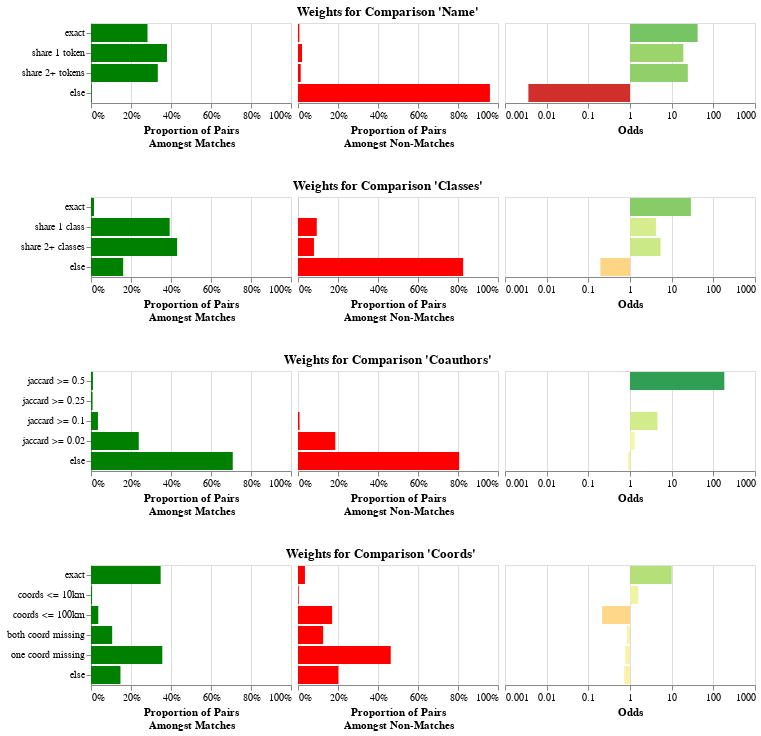

Notebook source saved alongside this figure:
### Markdown cell above
The result above is the blocked table, with a column added for every `Comparison`.
The value of each column is the level that the record pair matched at.
For example, there is now a "Name" column,
filled with values like "exact", "share 1 token", etc.

Now that we have our features, we can use the Fellegi-Sunter model to train weights
for each of these features. This is a probabilistic model that is based on the concept
of odds. When you see an exact match on name, that increases the odds of a match
by some amount, maybe 10x. When you see a non-match on name, that decreases the odds
of a match by some amount, maybe 0.1x. We can either train this from labeled data,
or we can use unlabeled data using an algorithm called "Expectation Maximization".

### Code cell
from mismo.fs import train_comparisons_using_em  # noqa: E402

weights = train_comparisons_using_em(
    comparisons, featured, featured, max_pairs=100_000, seed=42
)
# Can save and load weights
# weights.to_json("weights.json")
# weights = ComparisonWeights.from_json("weights.json")
weights.plot()

### Figure 1 — Vega-Lite specification as saved in the notebook (floating-point values rounded to 4 significant figures)
{"config": {"view": {"continuousWidth": 300, "continuousHeight": 300}}, "vconcat": [{"hconcat": [{"data": {"name": "data-caa23792cc7828886a064b471ae5b29d"}, "mark": {"type": "bar"}, "encoding": {"color": {"value": "green"}, "tooltip": [{"field": "level", "title": "Level", "type": "nominal"}, {"field": "m", "format": "%", "title": "Proportion Amongst Matching Pairs", "type": "quantitative"}, {"field": "u", "format": "%", "title": "Proportion Amongst Non-Matching Pairs", "type": "quantitative"}, {"field": "odds", "format": "f", "title": "Odds", "type": "quantitative"}, {"field": "explanation", "title": "Explanation", "type": "nominal"}], "x": {"axis": {"format": "%"}, "field": "m", "scale": {"domain": [0, 1]}, "title": ["Proportion of Pairs", "Amongst Matches"], "type": "quantitative"}, "y": {"axis": {}, "field": "level", "sort": {"field": "level_order"}, "title": null, "type": "nominal"}}, "name": "view_2", "width": 200}, {"data": {"name": "data-caa23792cc7828886a064b471ae5b29d"}, "mark": {"type": "bar"}, "encoding": {"color": {"value": "red"}, "tooltip": [{"field": "level", "title": "Level", "type": "nominal"}, {"field": "m", "format": "%", "title": "Proportion Amongst Matching Pairs", "type": "quantitative"}, {"field": "u", "format": "%", "title": "Proportion Amongst Non-Matching Pairs", "type": "quantitative"}, {"field": "odds", "format": "f", "title": "Odds", "type": "quantitative"}, {"field": "explanation", "title": "Explanation", "type": "nominal"}], "x": {"axis": {"format": "%"}, "field": "u", "scale": {"domain": [0, 1]}, "title": ["Proportion of Pairs", "Amongst Non-Matches"], "type": "quantitative"}, "y": {"axis": null, "field": "level", "sort": {"field": "level_order"}, "title": null, "type": "nominal"}}, "name": "view_3", "width": 200}, {"data": {"name": "data-caa23792cc7828886a064b471ae5b29d"}, "mark": {"type": "bar"}, "encoding": {"color": {"field": "log_odds", "legend": null, "scale": {"domainMax": 3, "domainMid": 0, "domainMin": -3, "scheme": "redyellowgreen"}, "title": "Log Odds", "type": "quantitative"}, "tooltip": [{"field": "level", "title": "Level", "type": "nominal"}, {"field": "m", "format": "%", "title": "Proportion Amongst Matching Pairs", "type": "quantitative"}, {"field": "u", "format": "%", "title": "Proportion Amongst Non-Matching Pairs", "type": "quantitative"}, {"field": "odds", "format": "f", "title": "Odds", "type": "quantitative"}, {"field": "explanation", "title": "Explanation", "type": "nominal"}], "x": {"axis": {"labelExpr": "pow(10,datum.value)"}, "field": "log_odds", "scale": {"domain": [-3, 3]}, "title": "Odds", "type": "quantitative"}, "y": {"axis": null, "field": "level", "sort": {"field": "level_order"}, "title": null, "type": "nominal"}}, "name": "view_4", "width": 250}], "spacing": 5, "title": {"text": "Weights for Comparison 'Name'", "anchor": "middle"}}, {"hconcat": [{"data": {"name": "data-46f07337403d4d656756fb663591e824"}, "mark": {"type": "bar"}, "encoding": {"color": {"value": "green"}, "tooltip": [{"field": "level", "title": "Level", "type": "nominal"}, {"field": "m", "format": "%", "title": "Proportion Amongst Matching Pairs", "type": "quantitative"}, {"field": "u", "format": "%", "title": "Proportion Amongst Non-Matching Pairs", "type": "quantitative"}, {"field": "odds", "format": "f", "title": "Odds", "type": "quantitative"}, {"field": "explanation", "title": "Explanation", "type": "nominal"}], "x": {"axis": {"format": "%"}, "field": "m", "scale": {"domain": [0, 1]}, "title": ["Proportion of Pairs", "Amongst Matches"], "type": "quantitative"}, "y": {"axis": {}, "field": "level", "sort": {"field": "level_order"}, "title": null, "type": "nominal"}}, "name": "view_5", "width": 200}, {"data": {"name": "data-46f07337403d4d656756fb663591e824"}, "mark": {"type": "bar"}, "encoding": {"color": {"value": "red"}, "tooltip": [{"field": "level", "title": "Level", "type": "nominal"}, {"field": "m", "format": "%", "title": "Proportion Amongst Matching Pairs", "type": "quantitative"}, {"field": "u", "format": "%", "title": "Proportion Amongst Non-Matching Pairs", "type": "quantitative"}, {"field": "odds", "format": "f", "title": "Odds", "type": "quantitative"}, {"field": "explanation", "title": "Explanation", "type": "nominal"}], "x": {"axis": {"format": "%"}, "field": "u", "scale": {"domain": [0, 1]}, "title": ["Proportion of Pairs", "Amongst Non-Matches"], "type": "quantitative"}, "y": {"axis": null, "field": "level", "sort": {"field": "level_order"}, "title": null, "type": "nominal"}}, "name": "view_6", "width": 200}, {"data": {"name": "data-46f07337403d4d656756fb663591e824"}, "mark": {"type": "bar"}, "encoding": {"color": {"field": "log_odds", "legend": null, "scale": {"domainMax": 3, "domainMid": 0, "domainMin": -3, "scheme": "redyellowgreen"}, "title": "Log Odds", "type": "quantitative"}, "tooltip": [{"field": "level", "title": "Level", "type": "nominal"}, {"field": "m", "format": "%", "title": "Proportion Amongst Matching Pairs", "type": "quantitative"}, {"field": "u", "format": "%", "title": "Proportion Amongst Non-Matching Pairs", "type": "quantitative"}, {"field": "odds", "format": "f", "title": "Odds", "type": "quantitative"}, {"field": "explanation", "title": "Explanation", "type": "nominal"}], "x": {"axis": {"labelExpr": "pow(10,datum.value)"}, "field": "log_odds", "scale": {"domain": [-3, 3]}, "title": "Odds", "type": "quantitative"}, "y": {"axis": null, "field": "level", "sort": {"field": "level_order"}, "title": null, "type": "nominal"}}, "name": "view_7", "width": 250}], "spacing": 5, "title": {"text": "Weights for Comparison 'Classes'", "anchor": "middle"}}, {"hconcat": [{"data": {"name": "data-a9b1705e8203f933bc5c0c8bd0c28e9b"}, "mark": {"type": "bar"}, "encoding": {"color": {"value": "green"}, "tooltip": [{"field": "level", "title": "Level", "type": "nominal"}, {"field": "m", "format": "%", "title": "Proportion Amongst Matching Pairs", "type": "quantitative"}, {"field": "u", "format": "%", "title": "Proportion Amongst Non-Matching Pairs", "type": "quantitative"}, {"field": "odds", "format": "f", "title": "Odds", "type": "quantitative"}, {"field": "explanation", "title": "Explanation", "type": "nominal"}], "x": {"axis": {"format": "%"}, "field": "m", "scale": {"domain": [0, 1]}, "title": ["Proportion of Pairs", "Amongst Matches"], "type": "quantitative"}, "y": {"axis": {}, "field": "level", "sort": {"field": "level_order"}, "title": null, "type": "nominal"}}, "name": "view_8", "width": 200}, {"data": {"name": "data-a9b1705e8203f933bc5c0c8bd0c28e9b"}, "mark": {"type": "bar"}, "encoding": {"color": {"value": "red"}, "tooltip": [{"field": "level", "title": "Level", "type": "nominal"}, {"field": "m", "format": "%", "title": "Proportion Amongst Matching Pairs", "type": "quantitative"}, {"field": "u", "format": "%", "title": "Proportion Amongst Non-Matching Pairs", "type": "quantitative"}, {"field": "odds", "format": "f", "title": "Odds", "type": "quantitative"}, {"field": "explanation", "title": "Explanation", "type": "nominal"}], "x": {"axis": {"format": "%"}, "field": "u", "scale": {"domain": [0, 1]}, "title": ["Proportion of Pairs", "Amongst Non-Matches"], "type": "quantitative"}, "y": {"axis": null, "field": "level", "sort": {"field": "level_order"}, "title": null, "type": "nominal"}}, "name": "view_9", "width": 200}, {"data": {"name": "data-a9b1705e8203f933bc5c0c8bd0c28e9b"}, "mark": {"type": "bar"}, "encoding": {"color": {"field": "log_odds", "legend": null, "scale": {"domainMax": 3, "domainMid": 0, "domainMin": -3, "scheme": "redyellowgreen"}, "title": "Log Odds", "type": "quantitative"}, "tooltip": [{"field": "level", "title": "Level", "type": "nominal"}, {"field": "m", "format": "%", "title": "Proportion Amongst Matching Pairs", "type": "quantitative"}, {"field": "u", "format": "%", "title": "Proportion Amongst Non-Matching Pairs", "type": "quantitative"}, {"field": "odds", "format": "f", "title": "Odds", "type": "quantitative"}, {"field": "explanation", "title": "Explanation", "type": "nominal"}], "x": {"axis": {"labelExpr": "pow(10,datum.value)"}, "field": "log_odds", "scale": {"domain": [-3, 3]}, "title": "Odds", "type": "quantitative"}, "y": {"axis": null, "field": "level", "sort": {"field": "level_order"}, "title": null, "type": "nominal"}}, "name": "view_10", "width": 250}], "spacing": 5, "title": {"text": "Weights for Comparison 'Coauthors'", "anchor": "middle"}}, {"hconcat": [{"data": {"name": "data-846156902f53348b2dbe493506c336b3"}, "mark": {"type": "bar"}, "encoding": {"color": {"value": "green"}, "tooltip": [{"field": "level", "title": "Level", "type": "nominal"}, {"field": "m", "format": "%", "title": "Proportion Amongst Matching Pairs", "type": "quantitative"}, {"field": "u", "format": "%", "title": "Proportion Amongst Non-Matching Pairs", "type": "quantitative"}, {"field": "odds", "format": "f", "title": "Odds", "type": "quantitative"}, {"field": "explanation", "title": "Explanation", "type": "nominal"}], "x": {"axis": {"format": "%"}, "field": "m", "scale": {"domain": [0, 1]}, "title": ["Proportion of Pairs", "Amongst Matches"], "type": "quantitative"}, "y": {"axis": {}, "field": "level", "sort": {"field": "level_order"}, "title": null, "type": "nominal"}}, "name": "view_11", "width": 200}, {"data": {"name": "data-846156902f53348b2dbe493506c336b3"}, "mark": {"type": "bar"}, "encoding": {"color": {"value": "red"}, "tooltip": [{"field": "level", "title": "Level", "type": "nominal"}, {"field": "m", "format": "%", "title": "Proportion Amongst Matching Pairs", "type": "quantitative"}, {"field": "u", "format": "%", "title": "Proportion Amongst Non-Matching Pairs", "type": "quantitative"}, {"field": "odds", "format": "f", "title": "Odds", "type": "quantitative"}, {"field": "explanation", "title": "Explanation", "type": "nominal"}], "x": {"axis": {"format": "%"}, "field": "u", "scale": {"domain": [0, 1]}, "title": ["Proportion of Pairs", "Amongst Non-Matches"], "type": "quantitative"}, "y": {"axis": null, "field": "level", "sort": {"field": "level_order"}, "title": null, "type": "nominal"}}, "name": "view_12", "width": 200}, {"data": {"name": "data-846156902f53348b2dbe493506c336b3"}, "mark": {"type": "bar"}, "encoding": {"color": {"field": "log_odds", "legend": null, "scale": {"domainMax": 3, "domainMid": 0, "domainMin": -3, "scheme": "redyellowgreen"}, "title": "Log Odds", "type": "quantitative"}, "tooltip": [{"field": "level", "title": "Level", "type": "nominal"}, {"field": "m", "format": "%", "title": "Proportion Amongst Matching Pairs", "type": "quantitative"}, {"field": "u", "format": "%", "title": "Proportion Amongst Non-Matching Pairs", "type": "quantitative"}, {"field": "odds", "format": "f", "title": "Odds", "type": "quantitative"}, {"field": "explanation", "title": "Explanation", "type": "nominal"}], "x": {"axis": {"labelExpr": "pow(10,datum.value)"}, "field": "log_odds", "scale": {"domain": [-3, 3]}, "title": "Odds", "type": "quantitative"}, "y": {"axis": null, "field": "level", "sort": {"field": "level_order"}, "title": null, "type": "nominal"}}, "name": "view_13", "width": 250}], "spacing": 5, "title": {"text": "Weights for Comparison 'Coords'", "anchor": "middle"}}], "params": [{"name": "param_2", "select": {"type": "interval", "encodings": ["x", "y"]}, "bind": "scales", "views": ["view_2", "view_3", "view_4", "view_5", "view_6", "view_7", "view_8", "view_9", "view_10", "view_11", "view_12", "view_13"]}], "spacing": 30, "$schema": "https://vega.github.io/schema/vega-lite/v5.16.3.json", "datasets": {"data-caa23792cc7828886a064b471ae5b29d": [{"level": "exact", "m": 0.2825, "u": 0.006729, "odds": 41.99, "log_odds": 1.623, "level_order": 0, "explanation": "Seeing this level makes the odds of a match 41.990 times more likely"}, {"level": "share 1 token", "m": 0.3799, "u": 0.01996, "odds": 19.03, "log_odds": 1.279, "level_order": 1, "explanation": "Seeing this level makes the odds of a match 19.030 times more likely"}, {"level": "share 2+ tokens", "m": 0.334, "u": 0.01368, "odds": 24.42, "log_odds": 1.388, "level_order": 2, "explanation": "Seeing this level makes the odds of a match 24.418 times more likely"}, {"level": "else", "m": 0.003494, "u": 0.9596, "odds": 0.003641, "log_odds": -2.439, "level_order": 3, "explanation": "Seeing this level makes the odds of a match 274.662 times less likely"}], "data-46f07337403d4d656756fb663591e824": [{"level": "exact", "m": 0.01504, "u": 0.0005192, "odds": 28.96, "log_odds": 1.462, "level_order": 0, "explanation": "Seeing this level makes the odds of a match 28.963 times more likely"}, {"level": "share 1 class", "m": 0.3934, "u": 0.09387, "odds": 4.192, "log_odds": 0.6224, "level_order": 1, "explanation": "Seeing this level makes the odds of a match 4.192 times more likely"}, {"level": "share 2+ classes", "m": 0.4307, "u": 0.07979, "odds": 5.397, "log_odds": 0.7322, "level_order": 2, "explanation": "Seeing this level makes the odds of a match 5.397 times more likely"}, {"level": "else", "m": 0.1609, "u": 0.8258, "odds": 0.1948, "log_odds": -0.7104, "level_order": 3, "explanation": "Seeing this level makes the odds of a match 5.134 times less likely"}], "data-a9b1705e8203f933bc5c0c8bd0c28e9b": [{"level": "jaccard >= 0.5", "m": 0.009722, "u": 5.298e-05, "odds": 183.5, "log_odds": 2.264, "level_order": 0, "explanation": "Seeing this level makes the odds of a match 183.491 times more likely"}, {"level": "jaccard >= 0.25", "m": 0.007899, "u": 0.0, "odds": null, "log_odds": null, "level_order": 1, "explanation": "Seeing this level makes the odds of a match inf times more likely"}, {"level": "jaccard >= 0.1", "m": 0.03479, "u": 0.007651, "odds": 4.547, "log_odds": 0.6577, "level_order": 2, "explanation": "Seeing this level makes the odds of a match 4.547 times more likely"}, {"level": "jaccard >= 0.02", "m": 0.2388, "u": 0.1864, "odds": 1.281, "log_odds": 0.1077, "level_order": 3, "explanation": "Seeing this level makes the odds of a match 1.281 times more likely"}, {"level": "else", "m": 0.7088, "u": 0.8059, "odds": 0.8795, "log_odds": -0.05578, "level_order": 4, "explanation": "Seeing this level makes the odds of a match 1.137 times less likely"}], "data-846156902f53348b2dbe493506c336b3": [{"level": "exact", "m": 0.3483, "u": 0.03484, "odds": 9.997, "log_odds": 0.9999, "level_order": 0, "explanation": "Seeing this level makes the odds of a match 9.997 times more likely"}, {"level": "coords <= 10km", "m": 0.005469, "u": 0.003465, "odds": 1.578, "log_odds": 0.1982, "level_order": 1, "explanation": "Seeing this level makes the odds of a match 1.578 times more likely"}, {"level": "coords <= 100km", "m": 0.03646, "u": 0.1703, "odds": 0.2141, "log_odds": -0.6695, "level_order": 2, "explanation": "Seeing this level makes the odds of a match 4.671 times less likely"}, {"level": "both coord missing", "m": 0.1059, "u": 0.1258, "odds": 0.8417, "log_odds": -0.07485, "level_order": 3, "explanation": "Seeing this level makes the odds of a match 1.188 times less likely"}, {"level": "one coord missing", "m": 0.3565, "u": 0.4637, "odds": 0.7688, "log_odds": -0.1142, "level_order": 4, "explanation": "Seeing this level makes the odds of a match 1.301 times less likely"}, {"level": "else", "m": 0.1473, "u": 0.2019, "odds": 0.7299, "log_odds": -0.1367, "level_order": 5, "explanation": "Seeing this level makes the odds of a match 1.370 times less likely"}]}}
